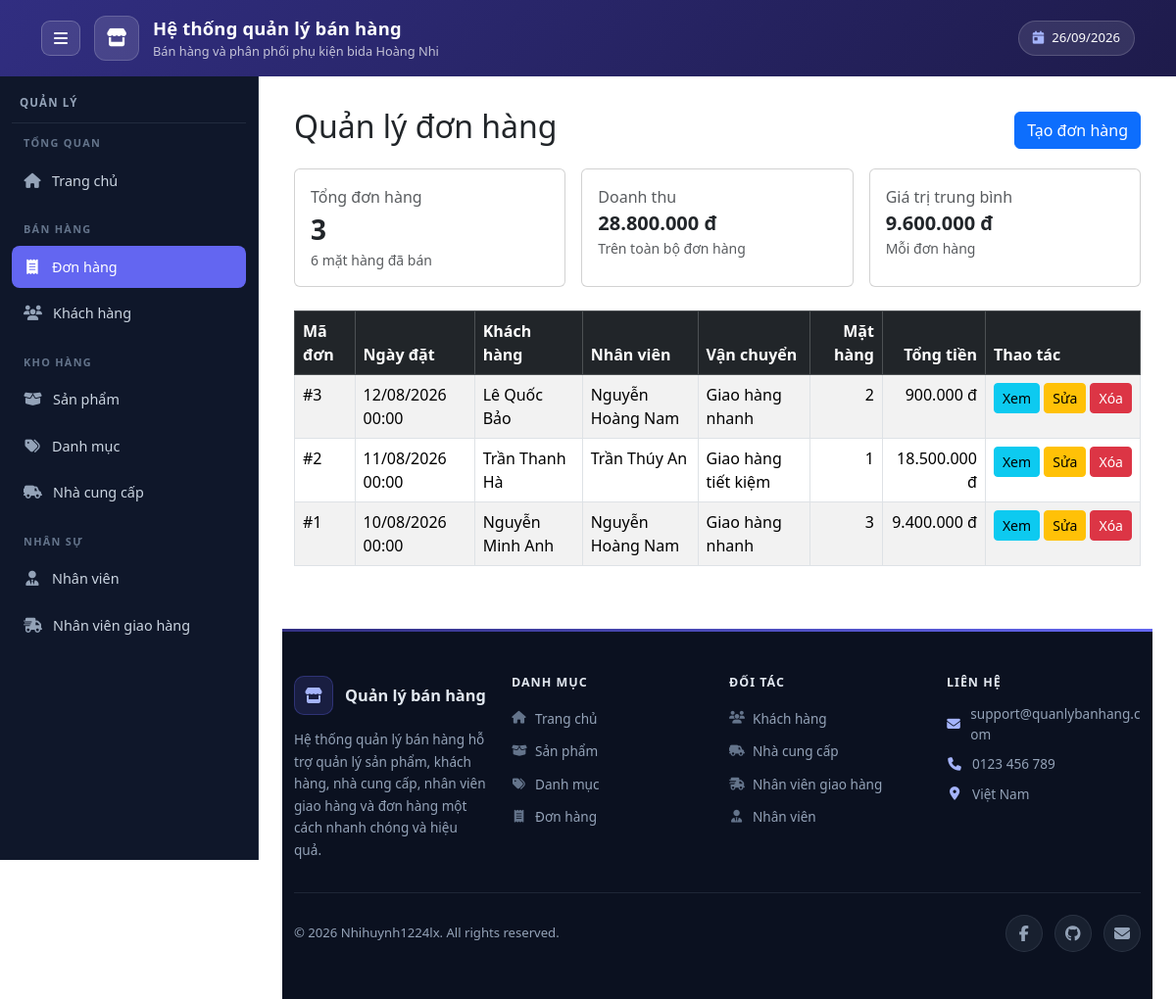
/admin/orders/index.php, run on the app's committed database.
### tables this page shows
CREATE TABLE orders (
    OrderID INT AUTO_INCREMENT PRIMARY KEY,

    OrderDate DATETIME NOT NULL DEFAULT CURRENT_TIMESTAMP,

    TotalAmount DECIMAL(12,2) NOT NULL DEFAULT 0,
    Status VARCHAR(30) NOT NULL DEFAULT 'Pending',

    CustomerID INT NOT NULL,
    EmployeeID INT,
    ShipperID INT,

    CONSTRAINT chk_orders_total
        CHECK (TotalAmount >= 0),

    CONSTRAINT fk_orders_customer
        FOREIGN KEY (CustomerID) REFERENCES customers(CustomerID),
    CONSTRAINT fk_orders_employee
        FOREIGN KEY (EmployeeID) REFERENCES employees(EmployeeID),
    CONSTRAINT fk_orders_shipper
        FOREIGN KEY (ShipperID) REFERENCES shippers(ShipperID)
);

CREATE TABLE customers (
    CustomerID INT AUTO_INCREMENT PRIMARY KEY,
    CustomerName VARCHAR(100) NOT NULL,
    ContactName VARCHAR(100),
    Address VARCHAR(200),
    City VARCHAR(100),
    PostalCode VARCHAR(20),
    Country VARCHAR(100),
    Phone VARCHAR(20)
);

CREATE TABLE shippers (
    ShipperID INT AUTO_INCREMENT PRIMARY KEY,
    ShipperName VARCHAR(100) NOT NULL,
    Phone VARCHAR(20)
);

### src/includes/helpers.php (called while the page is built, shortened)
<?php
if (!function_exists('vnd')) {
    function vnd(float $amount): string
    {
        return number_format($amount, 0, ',', '.') . ' đ';
    }
}
if (!function_exists('format_datetime')) {
    function format_datetime(?string $datetime): string
    {
        $timestamp = strtotime($datetime);
        return $timestamp === false ? '' : date('d/m/Y H:i', $timestamp);
    }
}
if (!function_exists('format_quantity')) {
    function format_quantity(float $quantity): string
    {
        return number_format($quantity, 0, ',', '.');
    }
}

### public/admin/orders/index.php (the view, shortened to what this page needs)
<?php
require_once '/var/www/src/config/database.php';
require_once '/var/www/src/includes/helpers.php';
$sqlStats = "
    SELECT
        (SELECT COUNT(*) FROM orders) AS TotalOrders,
        (SELECT COALESCE(SUM(Quantity * UnitPrice), 0) FROM orderdetail)
            AS TotalRevenue,
        (SELECT COALESCE(SUM(Quantity), 0) FROM orderdetail)
            AS TotalItems
";
$statsResult = $conn->query($sqlStats);
$stats = $statsResult ? $statsResult->fetch_assoc() : [];
$totalOrders = (int) ($stats['TotalOrders'] ?? 0);
$totalRevenue = (float) ($stats['TotalRevenue'] ?? 0);
$totalItems = (int) ($stats['TotalItems'] ?? 0);
$averageOrder = $totalOrders > 0
    ? $totalRevenue / $totalOrders
    : 0.0;
$sql = "
    SELECT
        o.OrderID,
        o.OrderDate,
        cu.CustomerName,
        CONCAT(e.LastName, ' ', e.FirstName) AS EmployeeName,
        sh.ShipperName,
        COALESCE(SUM(od.Quantity), 0) AS TotalItems,
        COALESCE(SUM(od.Quantity * od.UnitPrice), 0) AS OrderTotal
    FROM orders AS o
    INNER JOIN customers AS cu
        ON cu.CustomerID = o.CustomerID
    LEFT JOIN employees AS e
        ON e.EmployeeID = o.EmployeeID
    LEFT JOIN shippers AS sh
        ON sh.ShipperID = o.ShipperID
    LEFT JOIN orderdetail AS od
        ON od.OrderID = o.OrderID
    GROUP BY
        o.OrderID,
        o.OrderDate,
        cu.CustomerName,
        e.LastName,
        e.FirstName,
        sh.ShipperName
    ORDER BY o.OrderDate DESC, o.OrderID DESC
";
$result = $conn->query($sql);
require_once '/var/www/src/includes/admin/header.php';
require_once '/var/www/src/includes/admin/navbar.php';
?>
<div class="container mt-4">
    <div class="d-flex justify-content-between align-items-center mb-3">
        <h2>Quản lý đơn hàng</h2>
        <a href="/admin/orders/create.php" class="btn btn-primary">
            Tạo đơn hàng
        </a>
    </div>
    <div class="row g-3 mb-4">
        <div class="col-md-4">
            <div class="card h-100">
                <div class="card-body">
                    <div class="text-muted">
                        Tổng đơn hàng
                    </div>
                    <div class="fs-3 fw-bold">
                        <?= number_format($totalOrders, 0, ',', '.') ?>
                    </div>
                    <div class="text-muted small">
                        <?= format_quantity($totalItems) ?> mặt hàng đã bán
                    </div>
                </div>
            </div>
        </div>
        <div class="col-md-4">
            <div class="card h-100">
                <div class="card-body">
                    <div class="text-muted">
                        Doanh thu
                    </div>
                    <div class="fs-5 fw-bold">
                        <?= vnd($totalRevenue) ?>
                    </div>
                    <div class="text-muted small">
                        Trên toàn bộ đơn hàng
                    </div>
                </div>
            </div>
        </div>
        <div class="col-md-4">
            <div class="card h-100">
                <div class="card-body">
                    <div class="text-muted">
                        Giá trị trung bình
                    </div>
                    <div class="fs-5 fw-bold">
                        <?= vnd($averageOrder) ?>
                    </div>
                    <div class="text-muted small">
                        Mỗi đơn hàng
                    </div>
                </div>
            </div>
        </div>
    </div>
    <div class="table-responsive">
        <table class="table table-bordered table-striped">
            <thead class="table-dark">
                <tr>
                    <th>Mã đơn</th>
                    <th>Ngày đặt</th>
                    <th>Khách hàng</th>
                    <th>Nhân viên</th>
                    <th>Vận chuyển</th>
                    <th class="text-end">Mặt hàng</th>
                    <th class="text-end">Tổng tiền</th>
                    <th class="text-nowrap">Thao tác</th>
                </tr>
            </thead>
            <tbody>
            <?php if ($result && $result->num_rows > 0): ?>
                <?php while ($order = $result->fetch_assoc()): ?>
                    <tr>
                        <td>
                            #<?= (int) $order['OrderID'] ?>
                        </td>
                        <td>
                            <?= htmlspecialchars(
                                format_datetime($order['OrderDate'])
                            ) ?>
                        </td>
                        <td>
                            <?= htmlspecialchars($order['CustomerName']) ?>
                        </td>
                        <td>
                            <?= htmlspecialchars($order['EmployeeName'] ?? '—') ?>
                        </td>
                        <td>
                            <?= htmlspecialchars($order['ShipperName'] ?? '—') ?>
                        </td>
                        <td class="text-end">
                            <?= format_quantity(
                                (float) $order['TotalItems']
                            ) ?>
                        </td>
                        <td class="text-end">
                            <?= vnd((float) $order['OrderTotal']) ?>
                        </td>
                        <td class="text-nowrap">
                            <a
                                href="/admin/orders/show.php?id=<?= (int) $order['OrderID'] ?>"
                                class="btn btn-sm btn-info"
                            >
                                Xem
                            </a>
                            <a
                                href="/admin/orders/edit.php?id=<?= (int) $order['OrderID'] ?>"
                                class="btn btn-sm btn-warning"
                            >
                                Sửa
                            </a>
                            <form
                                action="/admin/orders/delete.php"
                                method="post"
                                class="d-inline"
                                onsubmit="return confirm('Bạn có chắc muốn xóa đơn hàng này? Toàn bộ mặt hàng trong đơn cũng bị xóa.');"
                            >
                                <button
                                    type="submit"
                                    class="btn btn-sm btn-danger"
                                >
                                    Xóa
                                </button>
                            </form>
                        </td>
                    </tr>
                <?php endwhile; ?>
            <?php endif; ?>
            </tbody>
        </table>
    </div>
</div>
<?php
require_once '/var/www/src/includes/admin/footer.php';

### data on the page
orders: OrderID "3", OrderDate "12/08/2026 00:00", CustomerID.CustomerName "Lê Quốc Bảo", EmployeeName "Nguyễn Hoàng Nam", ShipperID.ShipperName "Giao hàng nhanh", TotalItems "2", OrderTotal "900.000 đ"
orders: OrderID "2", OrderDate "11/08/2026 00:00", CustomerID.CustomerName "Trần Thanh Hà", EmployeeName "Trần Thúy An", ShipperID.ShipperName "Giao hàng tiết kiệm", TotalItems "1", OrderTotal "18.500.000 đ"
orders: OrderID "1", OrderDate "10/08/2026 00:00", CustomerID.CustomerName "Nguyễn Minh Anh", EmployeeName "Nguyễn Hoàng Nam", ShipperID.ShipperName "Giao hàng nhanh", TotalItems "3", OrderTotal "9.400.000 đ"

### other printed values
$appName "Hệ thống quản lý bán hàng"
$appSubtitle "Bán hàng và phân phối phụ kiện bida Hoàng Nhi"
$group['title'] "TỔNG QUAN"
$item['label'] "Trang chủ"
$group['title'] "BÁN HÀNG"
$item['label'] "Đơn hàng"
$item['label'] "Khách hàng"
$group['title'] "KHO HÀNG"
$item['label'] "Sản phẩm"
$item['label'] "Danh mục"
$item['label'] "Nhà cung cấp"
$group['title'] "NHÂN SỰ"
$item['label'] "Nhân viên"
$item['label'] "Nhân viên giao hàng"
$totalOrders "3"
